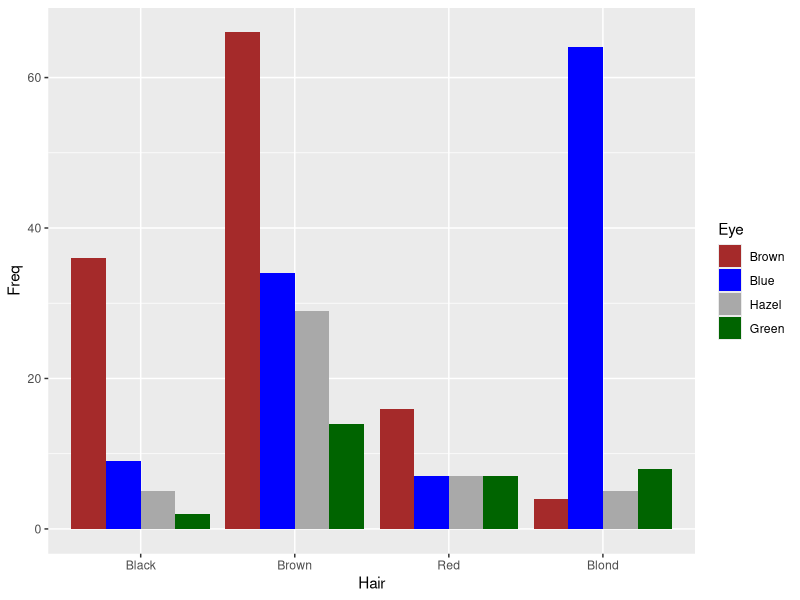

The R script that drew this image:
library(ggplot2)

mydata <- as.data.frame(HairEyeColor)

obj <- ggplot(subset(mydata, Sex == "Female"), aes(x=Hair, y=Freq, fill=Eye))+ 
  geom_bar(stat="identity", position = "dodge")+
  scale_fill_manual(values=c("Brown", "Blue", "Darkgrey", "Darkgreen"))

obj
